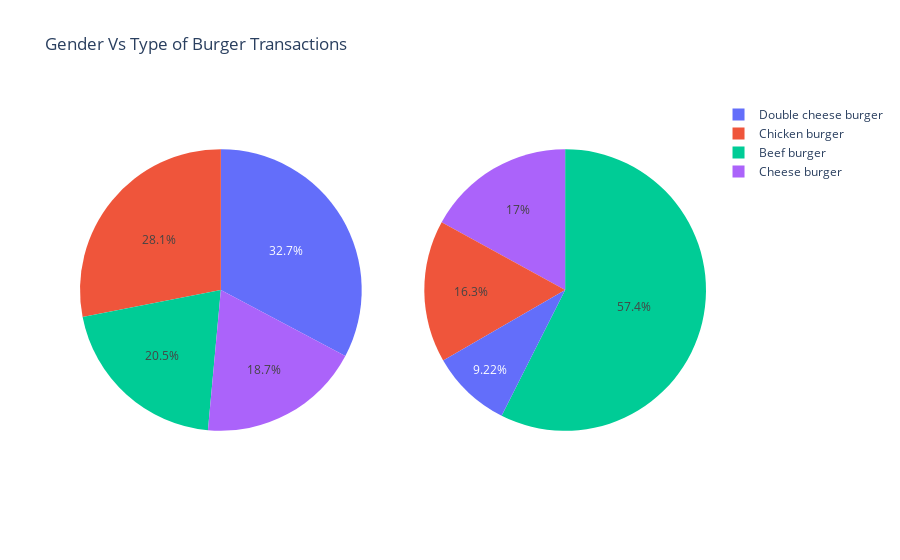

Here is the notebook cell this chart was saved with:
### Code cell
from plotly.subplots import make_subplots

labels = genderbtype['Type Burger'].tolist()

fig = make_subplots(rows=1, cols=2,specs=[[{'type':'domain'}, {'type':'domain'}]])
fig.add_trace(go.Pie(labels=labels, values=gender0['trx'].tolist(),name = 'gender0'),1, 1)
fig.add_trace(go.Pie(labels=labels, values=gender1['trx'].tolist(),name = 'gender1'),1, 2)
fig.update_layout(title_text="Gender Vs Type of Burger Transactions")
fig.show();

### Figure 1 — Plotly figure (JSON) as saved in the notebook; plotly's stock layout.template omitted (floating-point values rounded to 4 significant figures)
{"data": [{"domain": {"x": [0, 0.45], "y": [0, 1]}, "labels": ["Beef burger", "Cheese burger", "Chicken burger", "Double cheese burger", "Beef burger", "Cheese burger", "Chicken burger", "Double cheese burger"], "name": "gender0", "type": "pie", "values": [35, 32, 48, 56]}, {"domain": {"x": [0.55, 1], "y": [0, 1]}, "labels": ["Beef burger", "Cheese burger", "Chicken burger", "Double cheese burger", "Beef burger", "Cheese burger", "Chicken burger", "Double cheese burger"], "name": "gender1", "type": "pie", "values": [81, 24, 23, 13]}], "layout": {"title": {"text": "Gender Vs Type of Burger Transactions"}}}
